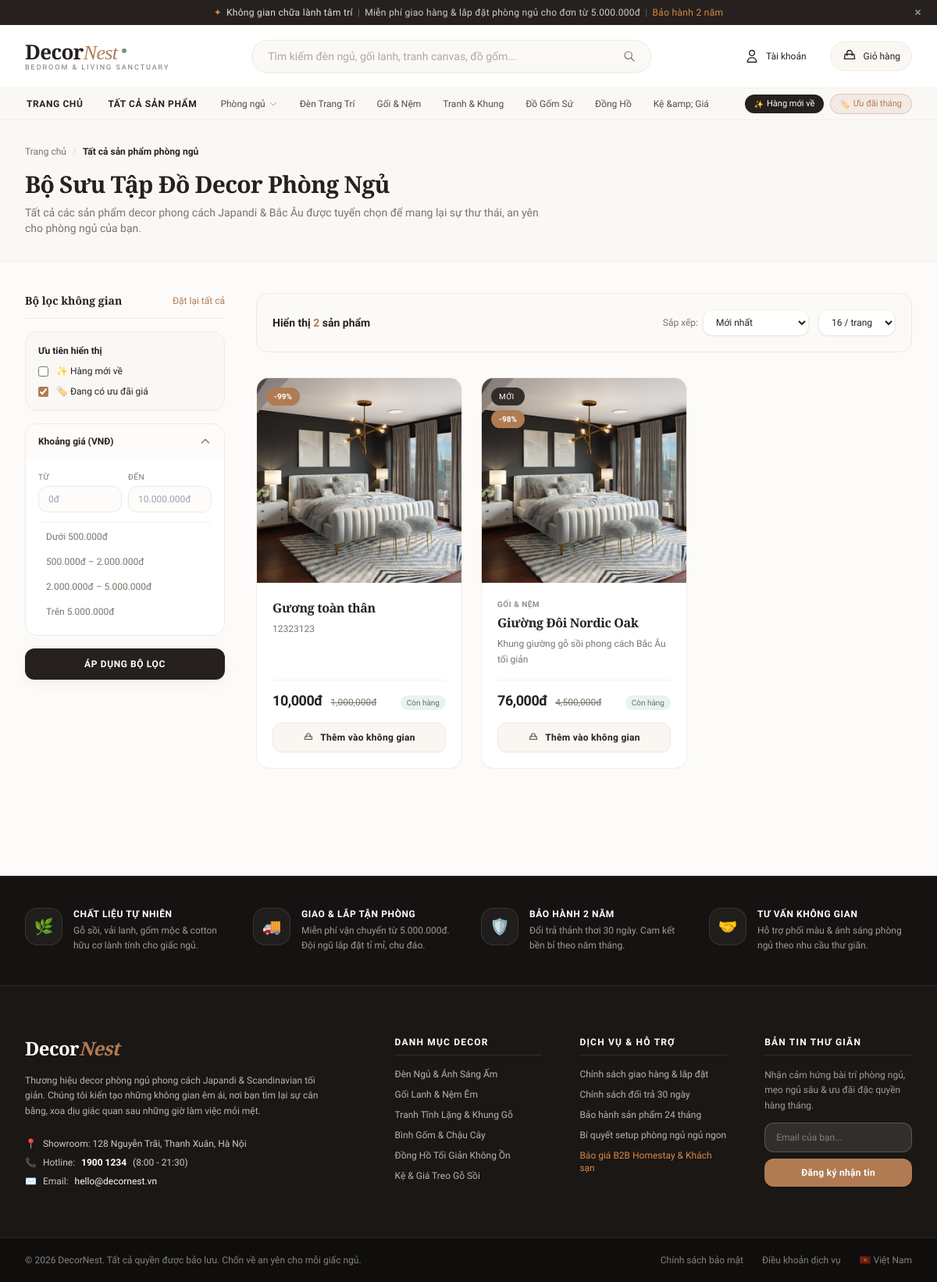
The app's page /public/products?on_sale=1 with its own data.
### tables this page shows
CREATE TABLE `categories` (
  `id` int(10) UNSIGNED NOT NULL,
  `parent_id` int(10) UNSIGNED DEFAULT NULL,
  `name` varchar(150) NOT NULL,
  `slug` varchar(191) NOT NULL,
  `description` text DEFAULT NULL,
  `image` varchar(255) DEFAULT NULL,
  `sort_order` int(11) NOT NULL DEFAULT 0,
  `is_active` tinyint(1) NOT NULL DEFAULT 1,
  `seo_title` varchar(255) DEFAULT NULL,
  `seo_desc` text DEFAULT NULL,
  `created_at` datetime DEFAULT current_timestamp(),
  `updated_at` datetime DEFAULT current_timestamp() ON UPDATE current_timestamp()
);

CREATE TABLE `products` (
  `id` int(10) UNSIGNED NOT NULL,
  `category_id` int(10) UNSIGNED DEFAULT NULL,
  `name` varchar(255) NOT NULL,
  `slug` varchar(191) NOT NULL,
  `sku` varchar(100) DEFAULT NULL,
  `short_desc` text DEFAULT NULL,
  `description` longtext DEFAULT NULL,
  `price` decimal(15,2) NOT NULL DEFAULT 0.00,
  `sale_price` decimal(15,2) DEFAULT NULL,
  `cost_price` decimal(15,2) DEFAULT NULL,
  `install_fee` decimal(15,2) DEFAULT 0.00,
  `stock` int(11) NOT NULL DEFAULT 0,
  `weight` decimal(8,2) DEFAULT NULL,
  `dimensions` varchar(100) DEFAULT NULL,
  `origin` varchar(100) DEFAULT NULL,
  `material` varchar(100) DEFAULT NULL,
  `color` varchar(100) DEFAULT NULL,
  `size_options` text DEFAULT NULL COMMENT 'JSON array of size variants',
  `color_options` text DEFAULT NULL COMMENT 'JSON array of color variants',
  `images` text DEFAULT NULL COMMENT 'JSON array of image paths',
  `thumbnail` varchar(255) DEFAULT NULL,
  `is_featured` tinyint(1) NOT NULL DEFAULT 0,
  `is_new` tinyint(1) NOT NULL DEFAULT 0,
  `is_active` tinyint(1) NOT NULL DEFAULT 1,
  `views` int(11) NOT NULL DEFAULT 0,
  `seo_title` varchar(255) DEFAULT NULL,
  `seo_desc` text DEFAULT NULL,
  `created_at` datetime DEFAULT current_timestamp(),
  `updated_at` datetime DEFAULT current_timestamp() ON UPDATE current_timestamp()
);

### app/views/frontend/partials/mega-menu.php (the view, shortened to what the rows shown need)
<?php
$baseUrl = $_ENV['APP_URL'] ?? 'http://localhost/project-ecommerce/public';
?>
<nav class="hidden lg:block bg-cream/70 border-b border-beige/80 transition-colors">
    <div class="max-w-7xl mx-auto px-4 sm:px-6 lg:px-8">
        <div class="flex items-center justify-between">
            <ul class="flex items-center gap-1 -ml-3">
                <li>
                    <a href="<?= $baseUrl ?>" class="px-3.5 py-3 text-xs font-semibold text-charcoal hover:text-wood transition inline-flex items-center gap-1.5 uppercase tracking-wider">
                        Trang chủ
                    </a>
                </li>
                <li>
                    <a href="<?= $baseUrl ?>/products" class="px-3.5 py-3 text-xs font-semibold text-charcoal hover:text-wood transition inline-flex items-center gap-1.5 uppercase tracking-wider">
                        Tất cả sản phẩm
                    </a>
                </li>
                <?php if (!empty($menuTree)): ?>
                <?php foreach ($menuTree as $cat): ?>
                <li class="group relative">
                    <a href="<?= $baseUrl ?>/category/<?= $cat['slug'] ?>"
                       class="flex items-center gap-1 px-3 py-3 text-xs font-medium text-charcoal/80 hover:text-wood transition whitespace-nowrap group-hover:text-wood">
                        <?= htmlspecialchars($cat['name']) ?>
                        <?php if (!empty($cat['children'])): ?>
                        <svg class="w-3 h-3 opacity-50 group-hover:rotate-180 transition-transform duration-200" fill="none" stroke="currentColor" viewBox="0 0 24 24">
                            <path stroke-linecap="round" stroke-linejoin="round" stroke-width="2" d="M19 9l-7 7-7-7"/>
                        </svg>
                        <?php endif; ?>
                    </a>
                </li>
                <?php endforeach; ?>
                <?php endif; ?>
            </ul>
            <div class="flex items-center gap-2">
                <a href="<?= $baseUrl ?>/products?is_new=1"
                   class="inline-flex items-center gap-1 px-3 py-1 text-[11px] font-medium rounded-full bg-charcoal text-white hover:bg-wooddk transition shadow-sm">
                    <span class="text-amber-warm text-[10px]">✨</span>
                    Hàng mới về
                </a>
                <a href="<?= $baseUrl ?>/products?on_sale=1"
                   class="inline-flex items-center gap-1 px-3 py-1 text-[11px] font-medium rounded-full bg-wood/10 text-wood hover:bg-wood hover:text-white border border-wood/30 transition">
                    <span class="text-[10px]">🏷️</span>
                    Ưu đãi tháng
                </a>
            </div>
        </div>
    </div>
</nav>

### app/views/frontend/partials/product-grid.php (shortened to what the rows shown need)
<?php
$baseUrl = $_ENV['APP_URL'] ?? 'http://localhost/project-ecommerce/public';
?>
<?php if (empty($products)): ?>
<div class="col-span-full flex flex-col items-center justify-center py-20 px-4 text-center bg-cream/40 rounded-3xl border border-dashed border-beige">
    <div class="w-16 h-16 rounded-full bg-white shadow-warm flex items-center justify-center text-3xl mb-4">
        🌿
    </div>
    <h3 class="font-serif font-bold text-lg text-charcoal">Chưa tìm thấy sản phẩm phù hợp</h3>
    <p class="text-sm text-muted mt-1 max-w-sm">Hãy thử thay đổi bộ lọc, tìm kiếm từ khóa khác hoặc khám phá toàn bộ bộ sưu tập phòng ngủ của chúng tôi.</p>
    <a href="<?= $baseUrl ?>/products" class="mt-5 px-6 py-2.5 bg-charcoal text-white rounded-full text-xs font-medium hover:bg-wooddk transition">
        Xem tất cả sản phẩm
    </a>
</div>
<?php else: ?>
<?php foreach ($products as $product): ?>
<div class="group bg-white rounded-2xl border border-beige/80 overflow-hidden hover:shadow-warm-lg hover:border-sand transition-all duration-500 flex flex-col justify-between">
    <div class="relative aspect-square overflow-hidden bg-cream/60">
        <a href="<?= $baseUrl ?>/products/<?= $product['slug'] ?>" class="block w-full h-full">
            <?php
                $imgUrl = !empty($product['thumbnail']) ? $product['thumbnail'] : (!empty($product['image_url']) ? $product['image_url'] : $baseUrl . '/assets/images/product-placeholder.jpg');
            ?>
            <img src="<?= htmlspecialchars($imgUrl) ?>"
                 onerror="this.src='<?= $baseUrl ?>/assets/images/product-placeholder.jpg'"
                 alt="<?= htmlspecialchars($product['name']) ?>"
                 loading="lazy"
                 class="w-full h-full object-cover group-hover:scale-108 transition-transform duration-700 ease-out">
        </a>
        <div class="absolute top-3 left-3 flex flex-col gap-1.5 pointer-events-none">
            <?php if (!empty($product['is_new'])): ?>
            <span class="bg-charcoal/90 backdrop-blur-sm text-warmwhite text-[10px] font-medium tracking-wider uppercase px-2.5 py-1 rounded-full shadow-sm">
            </span>
            <?php endif; ?>
            <?php if (!empty($product['sale_price']) && $product['sale_price'] < $product['price']): ?>
            <span class="bg-wood text-white text-[10px] font-bold px-2.5 py-1 rounded-full shadow-sm">
            </span>
            <?php endif; ?>
        </div>
    </div>
    <div class="p-4 sm:p-5 flex flex-col flex-1 justify-between">
        <div>
            <?php if (!empty($product['category_name'])): ?>
            <p class="text-[10px] uppercase font-semibold tracking-wider text-muted/80 mb-1">
                <?= htmlspecialchars($product['category_name']) ?>
            </p>
            <?php endif; ?>
            <a href="<?= $baseUrl ?>/products/<?= $product['slug'] ?>" class="block group-hover:text-wood transition-colors">
                <h3 class="font-bold text-sm sm:text-base text-charcoal line-clamp-2 leading-snug tracking-tight font-serif">
                    <?= htmlspecialchars($product['name']) ?>
                </h3>
            </a>
            <?php if (!empty($product['short_desc'])): ?>
            <p class="text-xs text-muted mt-1.5 line-clamp-2 leading-relaxed">
                <?= htmlspecialchars($product['short_desc']) ?>
            </p>
            <?php endif; ?>
        </div>
        <div class="mt-4 pt-3 border-t border-beige/60">
            <div class="flex items-baseline justify-between gap-2">
                <div>
                    <?php $displayPrice = !empty($product['sale_price']) ? $product['sale_price'] : $product['price']; ?>
                    <span class="text-base sm:text-lg font-bold text-charcoal tracking-tight">
                        <?= number_format($displayPrice) ?>đ
                    </span>
                    <?php if (!empty($product['sale_price']) && $product['sale_price'] < $product['price']): ?>
                    <span class="text-xs text-muted line-through ml-1.5">
                        <?= number_format($product['price']) ?>đ
                    </span>
                    <?php endif; ?>
                </div>
                <span class="text-[10px] font-medium px-2 py-0.5 rounded-full <?= ($product['stock'] ?? 0) > 0 ? 'bg-sage-light text-sage' : 'bg-red-50 text-red-600' ?>">
                    <?= ($product['stock'] ?? 0) > 0 ? 'Còn hàng' : 'Hết hàng' ?>
                </span>
            </div>
            <button onclick="addToCart(<?= $product['id'] ?>, 1)"
                    <?= ($product['stock'] ?? 0) <= 0 ? 'disabled' : '' ?>
                    class="mt-3.5 w-full py-2.5 px-4 bg-cream hover:bg-charcoal text-charcoal hover:text-white border border-beige hover:border-charcoal rounded-xl text-xs font-semibold tracking-wide transition-all duration-300 disabled:opacity-40 disabled:cursor-not-allowed flex items-center justify-center gap-2 group/btn shadow-sm">
                <svg class="w-3.5 h-3.5 opacity-70 group-hover/btn:opacity-100 transition-opacity" fill="none" stroke="currentColor" viewBox="0 0 24 24">
                    <path stroke-linecap="round" stroke-linejoin="round" stroke-width="2" d="M16 11V7a4 4 0 00-8 0v4M5 9h14l1 7H4l1-7z"/>
                </svg>
                <span>Thêm vào không gian</span>
            </button>
        </div>
    </div>
</div>
<?php endforeach; ?>
<?php endif; ?>

### app/core/Router.php (shortened to what the rows shown need)
<?php
class Router
{
    private array $routes = [];
    public function add(string $method, string $pattern, string $controller, string $action): void
    {
        $this->routes[] = compact('method', 'pattern', 'controller', 'action');
    }
    public function dispatch(string $url, string $method): void
    {
        $url = rtrim($url, '/') ?: '/';
        foreach ($this->routes as $route) {
            $pattern = $this->convertPattern($route['pattern']);
            if (preg_match($pattern, $url, $matches)) {
                array_shift($matches);
                $matches = array_values(array_filter(
                    $matches,
                    static fn (int|string $key): bool => is_int($key),
                    ARRAY_FILTER_USE_KEY
                ));
                $controller = new $controllerClass();
                $action = $route['action'];
                call_user_func_array([$controller, $action], array_values($matches));
                return;
            }
        }
    }
    private function convertPattern(string $pattern): string
    {
        $pattern = preg_replace('/\/:([a-zA-Z_]+)/', '/(?P<$1>[^/]+)', $pattern);
        $pattern = str_replace('*', '.*', $pattern);
        return '#^' . $pattern . '$#';
    }
}

### records on screen
categories: name "Phòng ngủ"
categories: name "Đèn Trang Trí"
categories: name "Gối & Nệm"
categories: name "Tranh & Khung"
categories: name "Đồ Gốm Sứ"
categories: name "Đồng Hồ"
categories: name "Kệ &amp; Giá"
products: name "Gương toàn thân", short_desc "12323123", sale_price "10,000", price "1,000,000", stock "Còn hàng"
products: thumbnail (placeholder picture), category.name "GỐI & NỆM", name "Giường Đôi Nordic Oak", short_desc "Khung giường gỗ sồi phong cách Bắc Âu tối giản", sale_price "76,000", price "4,500,000", stock "Còn hàng"

### other values on screen
$label "Dưới 500.000đ"
$label "500.000đ – 2.000.000đ"
$label "2.000.000đ – 5.000.000đ"
$label "Trên 5.000.000đ"
$total "2"
